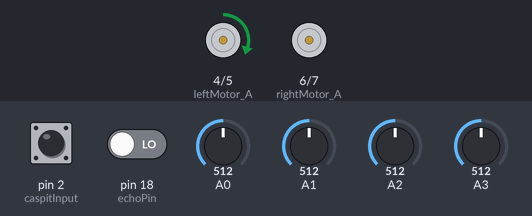
Bench run of a sketch on a simulated Arduino Uno, built with avr-gcc and run on an emulated ATmega328P. Shown: motor-driver pin pairs drawn as motors (green arrow = first pin HIGH = forward, orange = second pin HIGH = backward, longer = more drive, scaled by the enable pin). The inputs (shaded band) are chosen by the test bench; at power-on: A0 = 512, A3 = 512, A1 = 512, pin 2 (caspitInput) HIGH, A2 = 512, pin 18 (echoPin) LOW.

Above: at 2.2 s.
2.3 s: A0 set to 716
At 4.2 s:
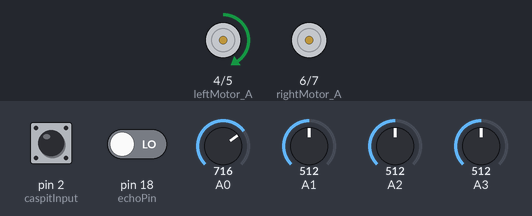
4.5 s: A3 set to 436
At 6.1 s:
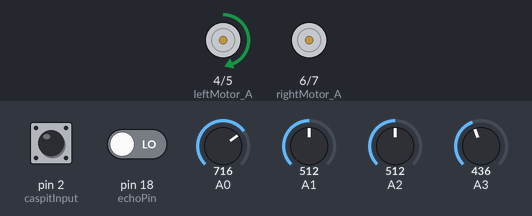
6.6 s: A3 set to 406
At 7.8 s:
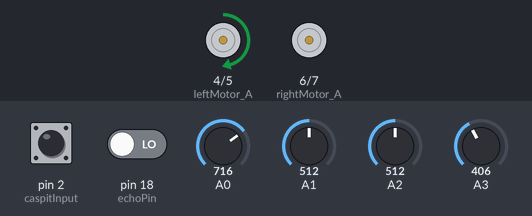
8.7 s: A1 set to 260
10.5 s: A1 set to 231
At 12.3 s:
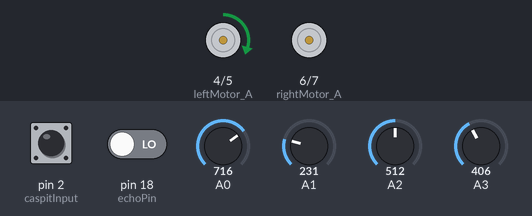
Timing chart, 0 to 13.8 s (numbered marks = the images above; inputs shaded):
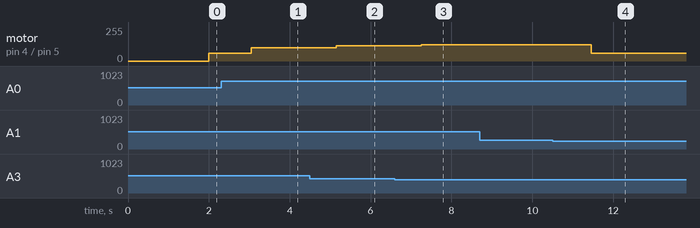

The sketch:

Prog3___servo.ino
```cpp
//#include <Servo.h>

//Servo kl,kr;
//Servo zl,zr;
// Black Line Value
#define black 250

// Engine Pin Layout
#define rightMotor_A 6
#define rightMotor_B 7
#define rightMotor_PWM 8
#define leftMotor_A 4
#define leftMotor_B 5
#define leftMotor_PWM 9

// Ultrasonic Sensor
#define trigPin 10
#define echoPin 18

// Mercury Sensor
#define caspitInput 2

volatile boolean cFlag=false;
unsigned long caspitTime;
unsigned long time = 0;
unsigned long duration;
int distance = 0;
int rightSensorMid,leftSensorMid,rightSensorOut,leftSensorOut;
int rightSub,leftSub;
int state = 0;

void trigUs(){
  digitalWrite(trigPin, 1);
  delayMicroseconds(10);
  digitalWrite(trigPin,0);
  duration = pulseIn(echoPin,HIGH);
  attachInterrupt(5, measurement, RISING);
}

void measurement(){
  distance = duration/58;
  Serial.print("Distance = ");
  Serial.println(distance);
  detachInterrupt(5);
}

void stopingz(){
  motors(0,0);
}

void readSensors(){
  rightSensorMid = analogRead(A0);
  leftSensorMid = analogRead(A3);
  rightSensorOut = analogRead(A2);
  leftSensorOut=analogRead(A1);

   /*
 rightSensorOut = map(rightSensorOut, 980, 160, 1000, 0);
 rightSensorMid = map(rightSensorMid,980 ,165, 1000, 0);
leftSensorMid = map(leftSensorMid, 985, 170,  1000, 0);
leftSensorOut = map(leftSensorOut, 925, 160,1000, 0);
  */

  /*
    Serial.print(" leftSensorOut(A1): ");
    Serial.print(leftSensorOut);
    Serial.print(" leftSensorMid(A3): ");
    Serial.print(leftSensorMid);
    Serial.print(" rightSensorMid(A0): ");
    Serial.print(rightSensorMid);
    Serial.print(" rightSensorOut(A2): ");
    Serial.println(rightSensorOut);*/
    }

void caspit(){
  cFlag = true;
}

boolean caspitState(){
  if(cFlag){
    if(digitalRead(caspitInput)==0){
    caspitTime=millis();
    }
  }
   else if(digitalRead(caspitInput)==0)
    {
        if((millis()-caspitTime)>150)
        return true;
    }
    cFlag=false;
    return false;
  }

void drive1(int speed1,int speed2){

  int rightSensorMid1 = map(rightSensorMid, 0, 1000, -100, 100);
  int leftSensorMid1 = map(leftSensorMid, 0, 1000, -100, 100);
  int rightSensorOut1 = map(rightSensorOut, 0, 1000, -100, 100);
  int leftSensorOut1 = map(leftSensorOut, 0, 1000, -100, 100);

  int error = (rightSensorMid1 - leftSensorMid1);

  motors(speed1 + error,speed2 - error);
}

void DaniBoost(int speed3,int speed4){

  int rightSensorMid1 = map(rightSensorMid, 0, 1000, 0, 60);
  int leftSensorMid1 = map(leftSensorMid, 0, 1000, 0, 60);

  int error = (rightSensorMid1 - leftSensorMid1);

  motors(speed3 + error,speed4 - error);
}


void turnAround(){
    if(leftSensorOut < black){
      motors(60,-60);
      delay(50);
        while(rightSensorMid > black){
              readSensors();
        }
      }
     else if(rightSensorOut < black){
       motors(-60 ,60);
       delay(50);
        while(leftSensorMid > black){
            readSensors();
        }
     }
}

void motors(int left, int right){
  if (left > 0)
  {
    digitalWrite(leftMotor_A,1);
    digitalWrite(leftMotor_B,0);
    analogWrite(leftMotor_PWM, left);
  }
  else
  {
    digitalWrite(leftMotor_A,0);
    digitalWrite(leftMotor_B,1);
    analogWrite(leftMotor_PWM, -left);
  }

  if (right > 0)
  {
    digitalWrite(rightMotor_A,1);
    digitalWrite(rightMotor_B,0);
    analogWrite(rightMotor_PWM, right);
  }
  else
  {
    digitalWrite(rightMotor_A,0);
    digitalWrite(rightMotor_B,1);
    analogWrite(rightMotor_PWM, -right);
  }
}


void setup(){
  Serial.begin(9600);
  for(int i = 4; i < 8; i ++)
    pinMode(i,OUTPUT);
 //kr.attach(43);
  //kl.attach(45);
 // zl.attach(44);
 // zr.attach(42);
  pinMode(caspitInput,INPUT_PULLUP);


  trigUs();
//closeZ();
//moveUp();
  attachInterrupt(0, caspit, CHANGE);
}


/*
 void openZ(){
  kl.write(110);
  kr.write(70);
 }

  void closeZ(){
   kl.write(70);
   kr.write(100);
 }

 void moveUp(){
 zl.write(40);
 zr.write(140);
 }

  void moveDown(){
  zl.write(110);
 zr.write(70);
 }*/


void loop(){
  readSensors();

  if(millis() - time > 50){
    trigUs();
    time = millis();
  }

  if(!caspitState()){
    if((leftSensorOut < black) || (rightSensorOut < black))
      state = 1;
    else
      state = 0;
//moveDown ();
    switch (state){
      case 0:
       drive1(60,60);
       break;

      case 1:
        turnAround();
        break;

      default:
       drive1(60,60);
       break;

    }
  }
  else{
//  moveUp();
    DaniBoost(200,200);
  }
}
```

Measured:
- the behaviour switches between 250 and 249 on A1 (found by bisection; images 3 and 4)
- after the input at 2.3 s, motor on pin 4 (leftMotor_A) / pin 5 (leftMotor_B): forward 60/255 → forward 101/255 after 0.75 s
- after the input at 4.5 s, motor on pin 4 (leftMotor_A) / pin 5 (leftMotor_B): forward 101/255 → forward 116/255 after 0.65 s
- after the input at 6.6 s, motor on pin 4 (leftMotor_A) / pin 5 (leftMotor_B): forward 116/255 → forward 122/255 after 0.66 s
- after the input at 8.7 s, every drawn part: stays the same
- after the input at 10.5 s, motor on pin 4 (leftMotor_A) / pin 5 (leftMotor_B): forward 122/255 → forward 60/255 after 0.96 s
